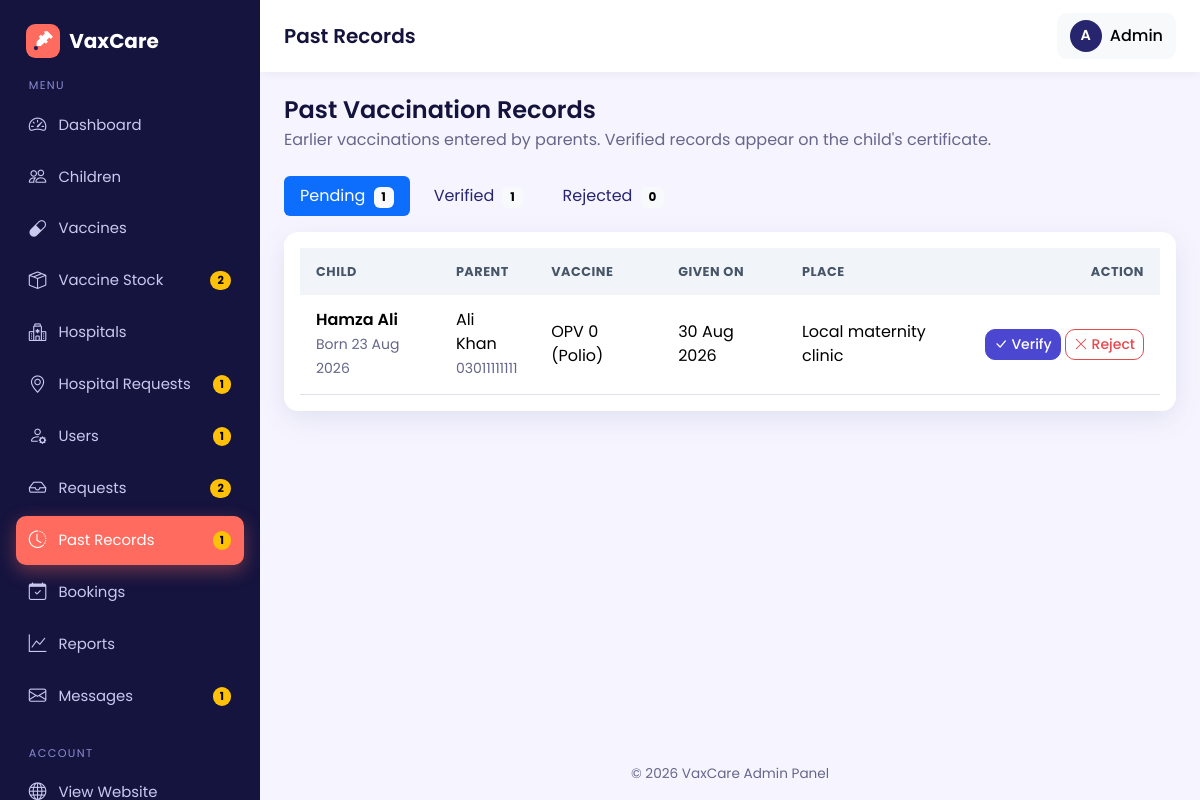
The page /admin/past_records.php (signed in) on the database its author committed.
### tables this page shows
CREATE TABLE past_vaccinations (
  id INT AUTO_INCREMENT PRIMARY KEY,
  child_id INT NOT NULL,
  vaccine_id INT NOT NULL,
  given_date DATE NOT NULL,
  place VARCHAR(150) NOT NULL,                        
  status ENUM('pending','verified','rejected') NOT NULL DEFAULT 'pending',
  created_at TIMESTAMP DEFAULT CURRENT_TIMESTAMP,
  FOREIGN KEY (child_id)   REFERENCES children(id) ON DELETE CASCADE,
  FOREIGN KEY (vaccine_id) REFERENCES vaccines(id) ON DELETE CASCADE,
  UNIQUE KEY uniq_child_vaccine (child_id, vaccine_id)    
);

CREATE TABLE children (
  id INT AUTO_INCREMENT PRIMARY KEY,
  parent_id INT NOT NULL,
  name VARCHAR(100) NOT NULL,
  dob DATE NOT NULL,
  gender ENUM('male','female') NOT NULL,
  blood_group VARCHAR(5),
  FOREIGN KEY (parent_id) REFERENCES users(id) ON DELETE CASCADE
);

CREATE TABLE users (
  id INT AUTO_INCREMENT PRIMARY KEY,
  name VARCHAR(100) NOT NULL,
  email VARCHAR(120) NOT NULL UNIQUE,
  password VARCHAR(255) NOT NULL,           
  phone VARCHAR(20),
  role ENUM('admin','parent','hospital') NOT NULL,
  status ENUM('active','pending','disabled') NOT NULL DEFAULT 'active',   
  failed_logins INT NOT NULL DEFAULT 0,                                   
  locked_until DATETIME NULL,                                             
  city VARCHAR(80) NULL,                                                  
  address VARCHAR(255) NULL,                                              
  created_at TIMESTAMP DEFAULT CURRENT_TIMESTAMP
);

CREATE TABLE vaccines (
  id INT AUTO_INCREMENT PRIMARY KEY,
  vaccine_name VARCHAR(120) NOT NULL,
  description VARCHAR(255),
  recommended_age VARCHAR(50),               
  recommended_age_days INT NOT NULL DEFAULT 0,
  availability ENUM('available','unavailable') NOT NULL DEFAULT 'available'
);

### admin/past_records.php (the view, shortened to what this page needs)
<?php
require_once __DIR__ . '/../config/db.php';
$allowed = ['pending', 'verified', 'rejected'];
$status  = in_array($_GET['status'] ?? '', $allowed, true) ? $_GET['status'] : 'pending';
$counts = $pdo->query('SELECT status, COUNT(*) FROM past_vaccinations GROUP BY status')->fetchAll(PDO::FETCH_KEY_PAIR);
$stmt = $pdo->prepare(
    "SELECT p.id, p.given_date, p.place, p.status, p.created_at,
            c.name AS child_name, c.dob, u.name AS parent_name, u.phone AS parent_phone, v.vaccine_name
     FROM past_vaccinations p
     JOIN children c ON c.id = p.child_id
     JOIN users    u ON u.id = c.parent_id
     JOIN vaccines v ON v.id = p.vaccine_id
     WHERE p.status = ?
     ORDER BY p.created_at DESC, p.id DESC"
);
$stmt->execute([$status]);
$records = $stmt->fetchAll();
require_once __DIR__ . '/../includes/admin_header.php';
?>
<div class="mb-4">
  <h4 class="mb-1">Past Vaccination Records</h4>
  <p class="text-muted mb-0">Earlier vaccinations entered by parents. Verified records appear on the child's certificate.</p>
</div>
<ul class="nav nav-pills mb-3 gap-2">
  <?php foreach ($allowed as $s): ?>
    <li class="nav-item">
      <a class="nav-link <?= $status === $s ? 'active' : '' ?>" href="?status=<?= $s ?>">
        <?= ucfirst($s) ?> <span class="badge text-bg-light ms-1"><?= (int)($counts[$s] ?? 0) ?></span>
      </a>
    </li>
  <?php endforeach; ?>
</ul>
<div class="card">
  <div class="card-body">
    <div class="table-responsive">
      <table class="table table-hover table-stack mb-0">
        <thead>
          <tr><th>Child</th><th>Parent</th><th>Vaccine</th><th>Given on</th><th>Place</th>
              <th class="text-end"><?= $status === 'pending' ? 'Action' : 'Status' ?></th></tr>
        </thead>
        <tbody>
          <?php foreach ($records as $r): ?>
            <tr>
              <td data-label="Child">
                <div class="fw-semibold"><?= e($r['child_name']) ?></div>
                <small class="text-muted">Born <?= format_date($r['dob']) ?></small>
              </td>
              <td data-label="Parent">
                <div><?= e($r['parent_name']) ?></div>
                <small class="text-muted"><?= e($r['parent_phone']) ?></small>
              </td>
              <td data-label="Vaccine"><?= e($r['vaccine_name']) ?></td>
              <td data-label="Given on"><?= format_date($r['given_date']) ?></td>
              <td data-label="Place"><?= e($r['place']) ?></td>
              <?php if ($r['status'] === 'pending'): ?>
                <td class="text-end text-nowrap">
                  <?php foreach (['verify' => ['success', 'bi-check-lg', 'Verify'], 'reject' => ['outline-danger', 'bi-x-lg', 'Reject']] as $act => [$btn, $icon, $label]): ?>
                    <form method="post" action="<?= BASE_URL ?>/admin/past_action.php" class="d-inline">
                      <button type="submit" class="btn btn-sm btn-<?= $btn ?>"
                              <?= $act === 'reject' ? 'data-confirm="Reject this record?"' : '' ?>>
                        <i class="bi <?= $icon ?>"></i> <?= $label ?>
                      </button>
                    </form>
                  <?php endforeach; ?>
                </td>
              <?php else: ?>
                <td class="text-end" data-label="Status"><?= status_badge($r['status']) ?></td>
              <?php endif; ?>
            </tr>
          <?php endforeach; ?>
        </tbody>
      </table>
    </div>
  </div>
</div>
<?php require_once __DIR__ . '/../includes/admin_footer.php'; ?>

### assets/css/style.css (style rules this page uses)
:root { --brand: #27256e; --brand-dark: #1c1b57; --brand-light: #e8e7ff; --accent: #2563eb; --bg: #f6f5ff; --text: #1f2937; --muted: #6b7280; --radius: 14px; --shadow: 0 6px 24px rgba(39,37,110, 0.10); --bs-primary: #27256e; --bs-primary-rgb: 39, 37, 110; --bs-link-color: #27256e; --bs-link-hover-color: #1c1b57; --bs-body-font-family: 'Poppins', system-ui, sans-serif; --bs-body-color: var(--text); }
html { scroll-behavior: smooth; }
body { font-family: 'Poppins', system-ui, sans-serif; background: var(--bg); color: var(--text); min-height: 100vh; display: flex; flex-direction: column; }
h1, h2, h3, h4, h5, h6 { font-weight: 600; color: #0f172a; }
.text-muted { color: var(--muted) !important; }
.btn { border-radius: 10px; font-weight: 500; transition: all .2s ease; }
.card { border: 0; border-radius: var(--radius); box-shadow: var(--shadow); }
.table thead th { background: #f1f5f9; font-size: .8rem; text-transform: uppercase; letter-spacing: .04em; color: #475569; border-bottom: 0; white-space: nowrap; }
.table > :not(caption) > * > * { padding: .85rem 1rem; vertical-align: middle; }
body.admin-body { display: block; background: var(--bg); }
:root { --bs-primary-bg-subtle: #e8e7ff; --bs-primary-text-emphasis: #27256e; }
html { scroll-padding-top: 80px; }
:root { --brand: #27256e; --brand-dark: #1c1b57; --brand-light: #e8e7ff; --indigo: #4b47d1; --coral: #ff6b5e; --coral-dark: #e9554a; --teal: #2a9df4; --bg: #f6f5ff; --text: #14133d; --muted: #66668a; --navy-deep: #15143f; --shadow: 0 8px 28px rgba(39,37,110,.10); --bs-primary: #27256e; --bs-primary-rgb: 39, 37, 110; --bs-link-color: #27256e; --bs-link-hover-color: #1c1b57; --bs-primary-bg-subtle: #e8e7ff; --bs-primary-text-emphasis: #27256e; --bs-body-color: #14133d; }
h1, h2, h3, h4, h5, h6 { color: var(--text); }
:root { --teal: #2a9df4; --bs-success: #4b47d1; --bs-success-rgb: 75, 71, 209; --bs-success-bg-subtle: #e8e7ff; --bs-success-border-subtle: #c9c7ff; --bs-success-text-emphasis: #27256e; --bs-danger: #e5484d; --bs-danger-rgb: 229, 72, 77; --bs-danger-bg-subtle: #ffe6e7; --bs-danger-border-subtle: #ffc9cb; --bs-danger-text-emphasis: #8f1d22; --bs-info: #2a9df4; --bs-info-rgb: 42, 157, 244; --bs-info-bg-subtle: #e3f3ff; --bs-info-border-subtle: #b9e0fc; --bs-info-text-emphasis: #0c5a96; }
.btn { font-weight: 500; }
.btn-success { --bs-btn-color: #fff; --bs-btn-bg: #4b47d1; --bs-btn-border-color: #4b47d1; --bs-btn-hover-color: #fff; --bs-btn-hover-bg: #3b37b8; --bs-btn-hover-border-color: #3b37b8; --bs-btn-active-color: #fff; --bs-btn-active-bg: #3b37b8; --bs-btn-active-border-color: #3b37b8; --bs-btn-disabled-bg: #4b47d1; --bs-btn-disabled-border-color: #4b47d1; }
.btn-outline-danger { --bs-btn-color: #e5484d; --bs-btn-border-color: #e5484d; --bs-btn-hover-bg: #e5484d; --bs-btn-hover-border-color: #e5484d; --bs-btn-active-bg: #e5484d; --bs-btn-active-border-color: #e5484d; }

### rows shown on the page
past_vaccinations: child.name "Hamza Ali", child.dob "23 Aug 2026", users.name "Ali Khan", users.phone "03011111111", vaccine.vaccine_name "OPV 0 (Polio)", given_date "30 Aug 2026", place "Local maternity clinic", status "pending" (drawn), label "Verify", label "Reject"

### other values the page prints
APP_NAME "VaxCare"
$label "Dashboard"
$label "Children"
$label "Vaccines"
$label "Vaccine Stock"
$badges[$file] "2"
$label "Hospitals"
$label "Hospital Requests"
$badges[$file] "1"
$label "Users"
$label "Requests"
$label "Past Records"
$label "Bookings"
$label "Reports"
$label "Messages"
